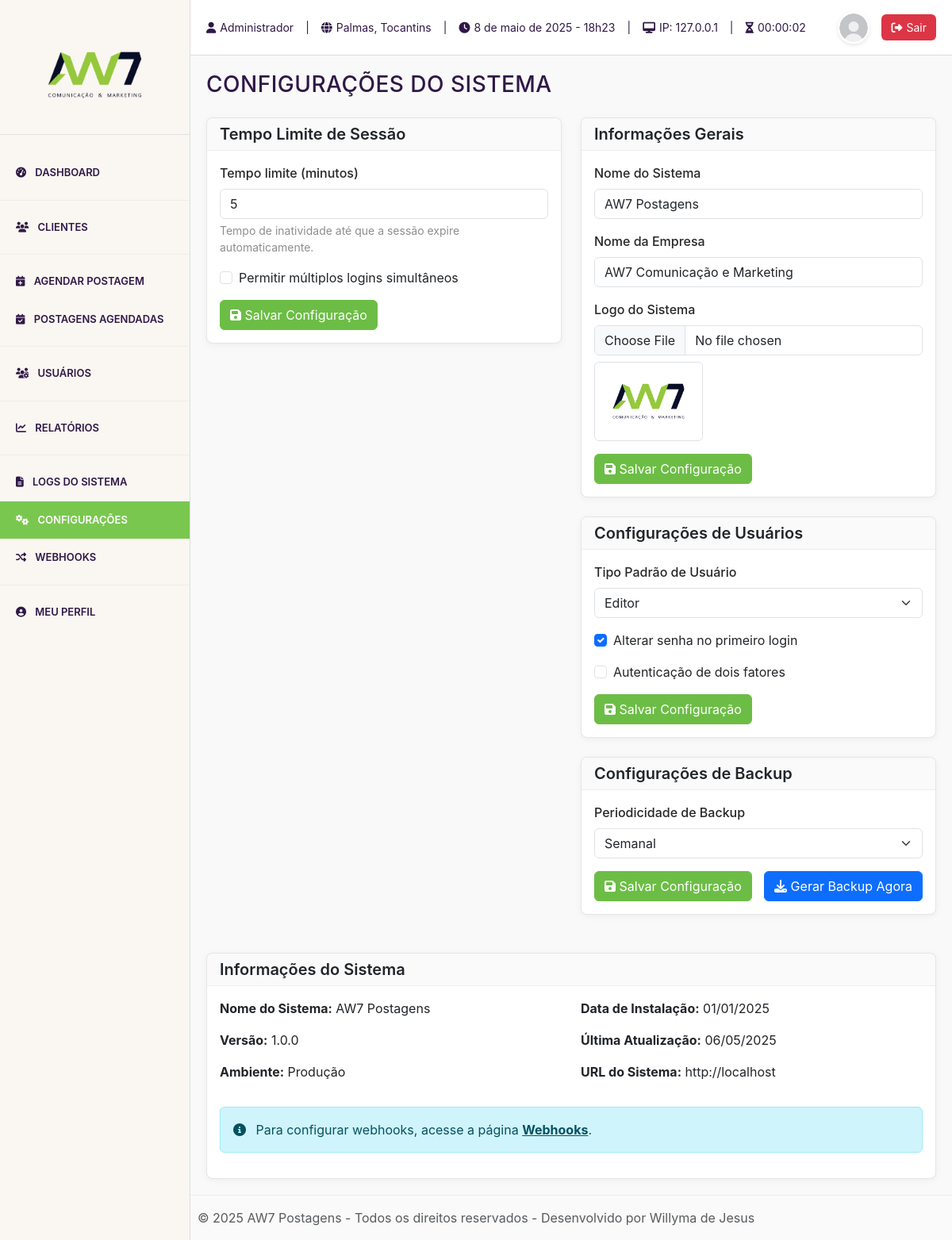
/configuracoes.php (signed in), run on the app's committed database.
### tables this page shows
CREATE TABLE IF NOT EXISTS `configuracoes` (
  `id` int(11) NOT NULL AUTO_INCREMENT,
  `chave` varchar(50) NOT NULL,
  `valor` text NOT NULL,
  `descricao` varchar(255) DEFAULT NULL,
  `data_atualizacao` datetime NOT NULL,
  PRIMARY KEY (`id`),
  UNIQUE KEY `uk_chave` (`chave`)
);

### configuracoes.php (the view, shortened to what this page needs)
<?php
$database = new Database();
$conn = $database->connect();
    ?>
    <?php
function getConfiguracao($chave, $padrao = null) {
    global $conn;
    try {
        $stmt = $conn->prepare("SELECT valor FROM configuracoes WHERE chave = :chave");
        $stmt->bindParam(':chave', $chave);
        $stmt->execute();
        $result = $stmt->fetch(PDO::FETCH_ASSOC);
        return $result ? $result['valor'] : $padrao;
    } catch (PDOException $e) {
        error_log("Erro ao obter configuração {$chave}: " . $e->getMessage());
        return $padrao;
    }
}
$tempo_limite_sessao = (int) getConfiguracao('tempo_limite_sessao', 5);
$permitir_multiplos_logins = (bool) getConfiguracao('permitir_multiplos_logins', false);
$nome_sistema = getConfiguracao('nome_sistema', 'AW7 Postagens');
$nome_empresa = getConfiguracao('nome_empresa', 'AW7 Comunicação e Marketing');
$logo_path = getConfiguracao('logo_path', 'assets/img/logo.png');
$tipo_padrao = getConfiguracao('tipo_padrao', 'editor');
$alterar_senha_primeiro_login = (bool) getConfiguracao('alterar_senha_primeiro_login', true);
$autenticacao_dois_fatores = (bool) getConfiguracao('autenticacao_dois_fatores', false);
$periodicidade_backup = getConfiguracao('periodicidade_backup', 'semanal');
require_once 'includes/header.php';
?>
<div class="d-flex justify-content-between align-items-center mb-4">
    <h1 class="h3 mb-0">Configurações do Sistema</h1>
</div>
<div class="row">
    <div class="col-md-6">
        <div class="card mb-4">
            <div class="card-header">
                <h5 class="mb-0">Tempo Limite de Sessão</h5>
            </div>
            <div class="card-body">
                <form method="POST" action="configuracoes.php">
                    <div class="mb-3">
                        <label for="tempo_limite" class="form-label">Tempo limite (minutos)</label>
                        <input type="number" class="form-control" id="tempo_limite" name="tempo_limite" value="<?= $tempo_limite_sessao ?>" min="1" max="60" required>
                        <div class="form-text">
                            Tempo de inatividade até que a sessão expire automaticamente.
                        </div>
                    </div>
                    <div class="mb-3 form-check">
                        <input type="checkbox" class="form-check-input" id="permitir_multiplos_logins" name="permitir_multiplos_logins" <?= $permitir_multiplos_logins ? 'checked' : '' ?>>
                        <label class="form-check-label" for="permitir_multiplos_logins">Permitir múltiplos logins simultâneos</label>
                    </div>
                    <button type="submit" class="btn btn-primary">
                        <i class="fas fa-save"></i> Salvar Configuração
                    </button>
                </form>
            </div>
        </div>
    </div>
    <div class="col-md-6">
        <div class="card mb-4">
            <div class="card-header">
                <h5 class="mb-0">Informações Gerais</h5>
            </div>
            <div class="card-body">
                <form method="POST" action="configuracoes.php" enctype="multipart/form-data">
                    <div class="mb-3">
                        <label for="nome_sistema" class="form-label">Nome do Sistema</label>
                        <input type="text" class="form-control" id="nome_sistema" name="nome_sistema" value="<?= htmlspecialchars($nome_sistema) ?>" required>
                    </div>
                    <div class="mb-3">
                        <label for="nome_empresa" class="form-label">Nome da Empresa</label>
                        <input type="text" class="form-control" id="nome_empresa" name="nome_empresa" value="<?= htmlspecialchars($nome_empresa) ?>" required>
                    </div>
                    <div class="mb-3">
                        <label for="logo" class="form-label">Logo do Sistema</label>
                        <input type="file" class="form-control" id="logo" name="logo">
                        <?php if (!empty($logo_path) && file_exists($logo_path)): ?>
                            <div class="mt-2">
                                <img src="<?= $logo_path ?>" alt="Logo atual" class="img-thumbnail" style="max-height: 100px;">
                            </div>
                        <?php endif; ?>
                    </div>
                    <button type="submit" class="btn btn-primary">
                        <i class="fas fa-save"></i> Salvar Configuração
                    </button>
                </form>
            </div>
        </div>
        <div class="card mb-4">
            <div class="card-header">
                <h5 class="mb-0">Configurações de Usuários</h5>
            </div>
            <div class="card-body">
                <form method="POST" action="configuracoes.php">
                    <div class="mb-3">
                        <label for="tipo_padrao" class="form-label">Tipo Padrão de Usuário</label>
                        <select class="form-select" id="tipo_padrao" name="tipo_padrao">
                            <option value="editor" <?= $tipo_padrao === 'editor' ? 'selected' : '' ?>>Editor</option>
                        </select>
                    </div>
                    <div class="mb-3 form-check">
                        <input type="checkbox" class="form-check-input" id="alterar_senha_primeiro_login" name="alterar_senha_primeiro_login" <?= $alterar_senha_primeiro_login ? 'checked' : '' ?>>
                        <label class="form-check-label" for="alterar_senha_primeiro_login">Alterar senha no primeiro login</label>
                    </div>
                    <div class="mb-3 form-check">
                        <input type="checkbox" class="form-check-input" id="autenticacao_dois_fatores" name="autenticacao_dois_fatores" <?= $autenticacao_dois_fatores ? 'checked' : '' ?>>
                        <label class="form-check-label" for="autenticacao_dois_fatores">Autenticação de dois fatores</label>
                    </div>
                    <button type="submit" class="btn btn-primary">
                        <i class="fas fa-save"></i> Salvar Configuração
                    </button>
                </form>
            </div>
        </div>
        <div class="card mb-4">
            <div class="card-header">
                <h5 class="mb-0">Configurações de Backup</h5>
            </div>
            <div class="card-body">
                <form method="POST" action="configuracoes.php">
                    <div class="mb-3">
                        <label for="periodicidade_backup" class="form-label">Periodicidade de Backup</label>
                        <select class="form-select" id="periodicidade_backup" name="periodicidade_backup">
                            <option value="semanal" <?= $periodicidade_backup === 'semanal' ? 'selected' : '' ?>>Semanal</option>
                        </select>
                    </div>
                    <div class="d-flex justify-content-between">
                        <button type="submit" class="btn btn-primary">
                            <i class="fas fa-save"></i> Salvar Configuração
                        </button>
                        <a href="admin/backup_database.php" class="btn btn-primary" style="background-color: #0d6efd; border-color: #0d6efd;">
                            <i class="fas fa-download"></i> Gerar Backup Agora
                        </a>
                    </div>
                </form>
            </div>
        </div>
    </div>
</div>
<div class="row mt-4">
    <div class="col-12">
        <div class="card">
            <div class="card-header">
                <h5 class="mb-0">Informações do Sistema</h5>
            </div>
            <div class="card-body">
                <div class="row">
                    <div class="col-md-6">
                        <p><strong>Nome do Sistema:</strong> <?= htmlspecialchars(APP_NAME) ?></p>
                        <p><strong>Versão:</strong> <?= htmlspecialchars(APP_VERSION) ?></p>
                        <p><strong>Ambiente:</strong> <?= htmlspecialchars(APP_ENV) ?></p>
                    </div>
                    <div class="col-md-6">
                        <p><strong>Data de Instalação:</strong> <?= date('d/m/Y', strtotime(APP_INSTALLED_DATE)) ?></p>
                        <p><strong>Última Atualização:</strong> <?= date('d/m/Y', strtotime(APP_LAST_UPDATE)) ?></p>
                        <p><strong>URL do Sistema:</strong> <?= htmlspecialchars(APP_URL) ?></p>
                    </div>
                </div>
                <div class="alert alert-info mt-3">
                    <i class="fas fa-info-circle me-2"></i> Para configurar webhooks, acesse a página <a href="webhooks.php" class="alert-link">Webhooks</a>.
                </div>
            </div>
        </div>
    </div>
</div>
<?php require_once 'includes/footer.php'; ?>

### data on the page
configuracoes: tempo_limite "5"
configuracoes: nome_sistema "AW7 Postagens"
configuracoes: nome_empresa "AW7 Comunicação e Marketing"
configuracoes: valor (picture)
configuracoes: valor "☑"
configuracoes: periodicidade_backup "Semanal"

### other printed values
$usuarioNome "Administrador"
$cidadeEstado "Palmas, Tocantins"
$ipUsuario "127.0.0.1"
APP_NAME "AW7 Postagens"
APP_VERSION "1.0.0"
APP_ENV "Produção"
APP_URL "http://localhost"
